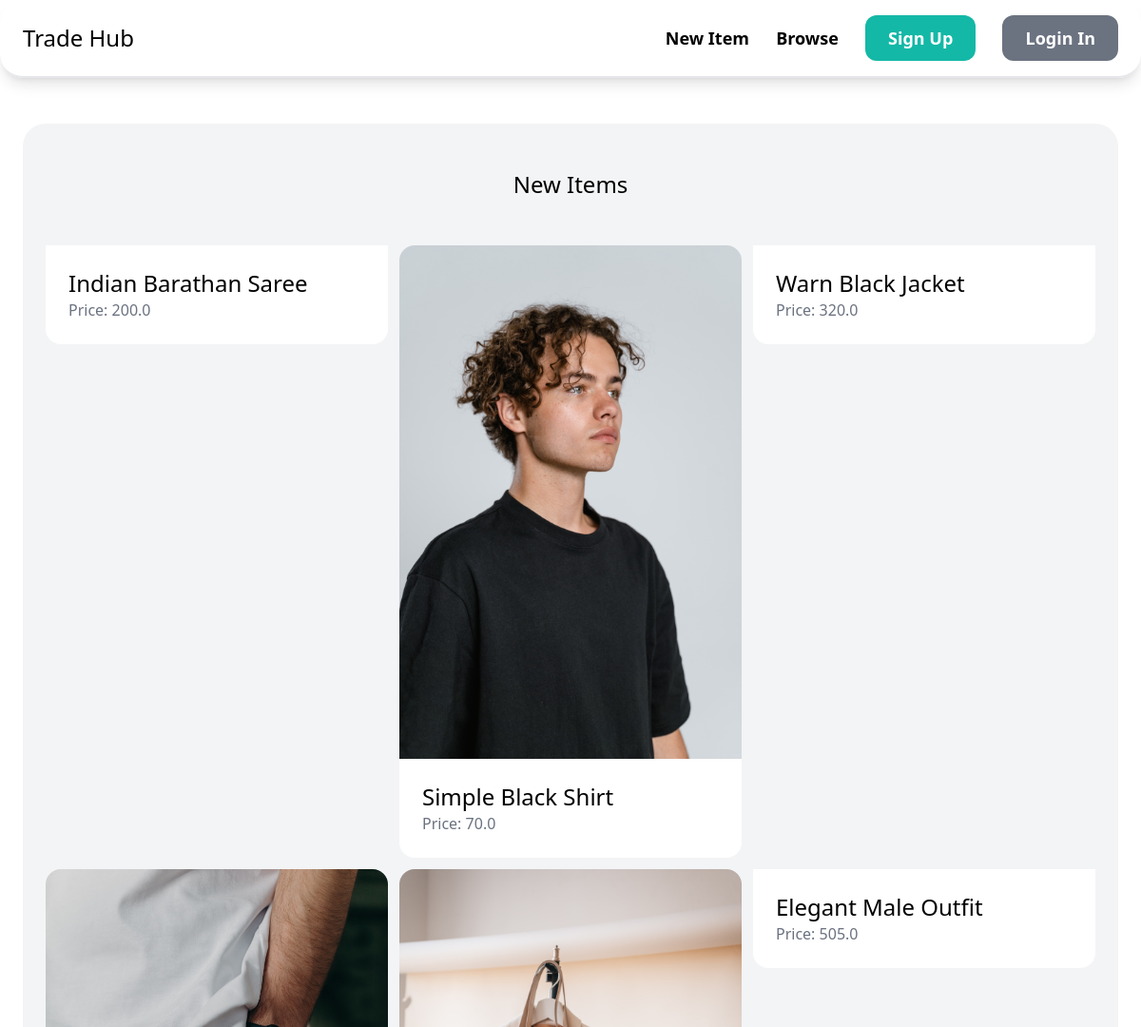
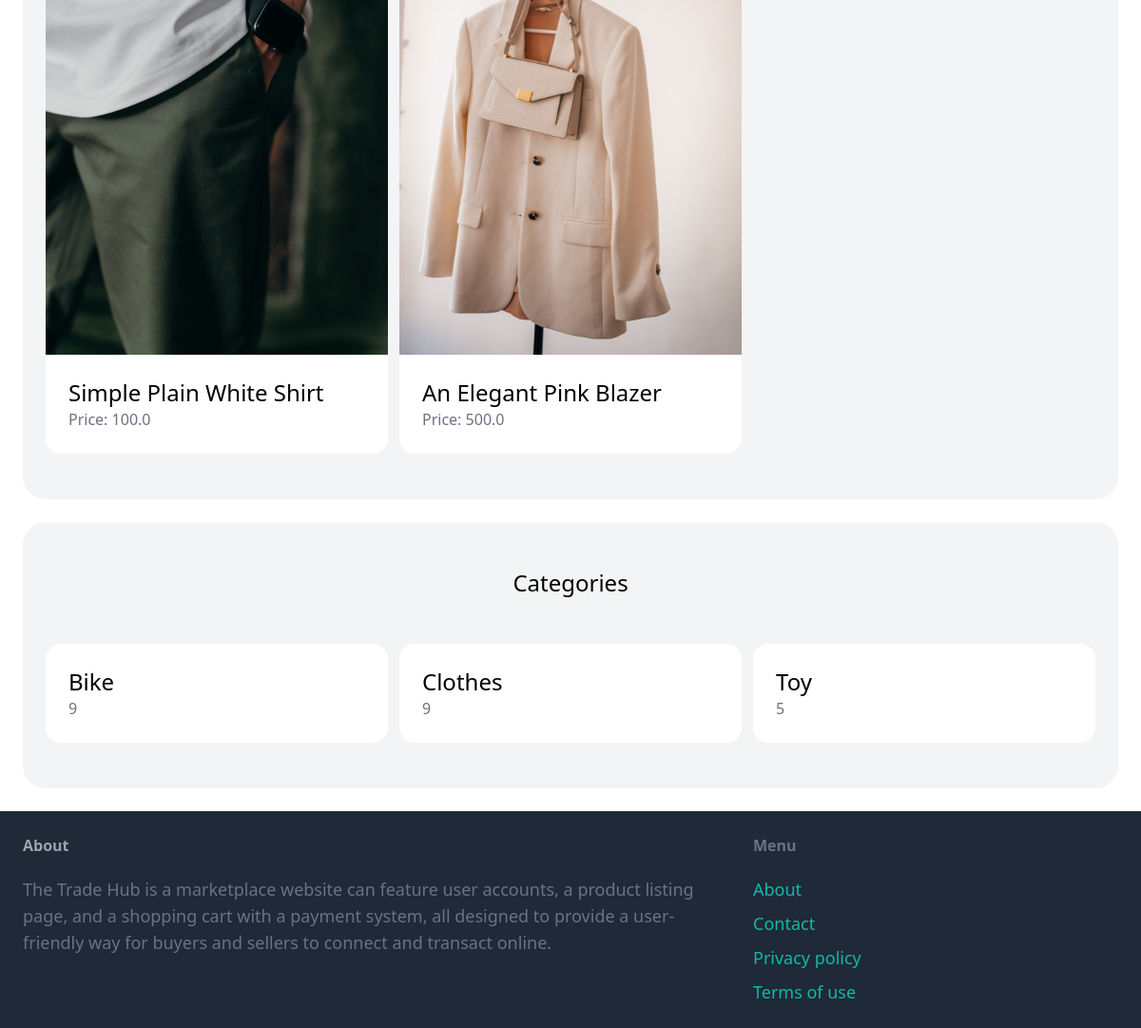
The page / on the database its author committed (2 pictures, top to bottom).
### item/models.py (models this page shows, shortened)
class Item(models.Model):
    category = models.ForeignKey(Category, related_name='items', on_delete=models.CASCADE)
    name = models.CharField(max_length=255)
    description = models.TextField(blank=True, null=True)
    price=models.FloatField()
    image = models.ImageField(upload_to='item_images')
    is_sold = models.BooleanField(default=False)
    created_at = models.DateTimeField(auto_now_add=True)
    created_by = models.ForeignKey(User, related_name='items', on_delete=models.CASCADE)

class Category(models.Model):
    name = models.CharField(max_length=255)
    class Meta:
        verbose_name_plural = 'Categories'
        ordering = ('name',)

### core/views.py (the view)
# urls.py: path('', views.index, name='index'),
def index(request):
    items = Item.objects.filter(is_sold=False).order_by('-id')[0:6]
    categories = Category.objects.all()
    return render(request, 'core/index.html', {
        'categories': categories,
        'items': items,
    })

### core/templates/core/index.html (shortened to what this page needs)
{% extends 'core/base.html'%}
{% block content %}
<div class="mt-6 px-6 py-12 bg-gray-100 rounded-3xl">
    <h2 class="mb-12 text-2xl text-center">
        New Items
    </h2>
    <div class="grid grid-cols-3 gap-3">
        {% for item in items%}
            <div>
                <a href="{% url 'item:detail' item.id %}">
                    <div>
                        <img src="{{ item.image.url }}" alt="" class="rounded-t-2xl">
                    </div>
                    <div class="p-6 bg-white rounded-b-2xl">
                        <h2 class="text-2xl">
                            {{ item.name }}
                        </h2>
                        <p class="text-gray-500">
                            Price: {{ item.price }}
                        </p>
                    </div>
                </a>
            </div>
        {% endfor%}
    </div>
</div>
<div class="mt-6 px-6 py-12 bg-gray-100 rounded-3xl">
    <h2 class="mb-12 text-2xl text-center">
        Categories
    </h2>
    <div class="grid grid-cols-3 gap-3">
        {% for category in categories%}
            <div>
                <a href="#">
                    <div class="p-6 bg-white rounded-2xl">
                        <h2 class="text-2xl">
                            {{ category.name }}
                        </h2>
                        <p class="text-gray-500">
                            {{ category.items.count }}
                        </p>
                    </div>
                </a>
            </div>
        {% endfor%}
    </div>
</div>
{% endblock %}

### core/templates/core/base.html (shortened to what this page needs)
<html lang="en">
<head>
    <script src="https://cdn.tailwindcss.com"></script>
</head>
<body>
    <nav class="py-6 px-6 flex justify-between items-center border-b-2 shadow-lg rounded-3xl hover:shadow-blue-500 transition duration-1000 select-none border-gray-200">
        <a href="/" class="text-2xl font-extralight">Trade Hub</a>
        <div class="space-x-6">
            <a href="{% url 'item:new' %}" class="text-lg font-semibold hover:text-gray-500">New Item</a>
            <a href="{% url 'item:items' %}" class="text-lg font-semibold hover:text-gray-500">Browse</a>
            {%if request.user.is_authenticated%}
            <a href="{% url 'conversation:inbox'%}"
                class="px-6 py-3 text-lg font-semibold bg-pink-500 text-white rounded-xl hover:bg-pink-700">Inbox</a>
            <a href="{% url 'dashboard:index' %}"
                class="px-6 py-3 text-lg font-semibold bg-blue-500 text-white rounded-xl hover:bg-blue-700">Dashboard</a>
            <a href="{% url 'core:logout'%}" action="logout(request)"
                class="px-6 py-3 text-lg font-semibold bg-gray-500 text-white rounded-xl hover:bg-gray-700">Log Out</a>
            {%else%}
            <a href="{% url 'core:signup'%}"
                class="px-6 py-3 text-lg font-semibold bg-teal-500 text-white rounded-xl hover:bg-teal-700">Sign Up</a>
            <a href="{% url 'core:login' %}"
                class="px-6 py-3 text-lg font-semibold bg-gray-500 text-white rounded-xl hover:bg-gray-700">Login In</a>
            {%endif%}
        </div>
    </nav>
    <div class="px-6 py-6">
        {% block content %}
        {% endblock %}
    </div>
    <footer class="py-6 px-6 flex justify-between bg-gray-800">
        <div class="w-2/3 pr-10">
            <h3 class="mb-5 font-semibold text-gray-400">
                About
            </h3>
            <p class="text-lg font-light text-gray-500 select-none">
                The Trade Hub is a marketplace website can feature user accounts, a product listing page, and a shopping cart with a payment system, all designed to provide a user-friendly way for buyers and sellers to connect and transact online.
            </p>
        </div>
        <div class="w-1/3">
            <h3 class="mb-5 font-semibold text-gray-500 select-none">
                Menu
            </h3>
            <ul class="space-y-2">
                <li>
                    <a href="#" class="text-lg text-teal-500 hover:text-teal-700">
                        About
                    </a>
                </li>
                <li>
                    <a href="{% url 'core:contact'%}" class="text-lg text-teal-500 hover:text-teal-700">
                        Contact
                    </a>
                </li>
                <li>
                    <a href="#" class="text-lg text-teal-500 hover:text-teal-700">
                        Privacy policy
                    </a>
                </li>
                <li>
                    <a href="#" class="text-lg text-teal-500 hover:text-teal-700">
                        Terms of use
                    </a>
                </li>
            </ul>
        </div>
    </footer>
</body>
</html>

### rows shown on the page
Item: name "Indian Barathan Saree", price "200.0"
Item: image (picture), name "Simple Black Shirt", price "70.0"
Item: name "Warn Black Jacket", price "320.0"
Item: image (picture), name "Simple Plain White Shirt", price "100.0"
Item: image (picture), name "An Elegant Pink Blazer", price "500.0"
Item: name "Elegant Male Outfit", price "505.0"
Category: name "Bike", items.count "9"
Category: name "Clothes", items.count "9"
Category: name "Toy", items.count "5"
